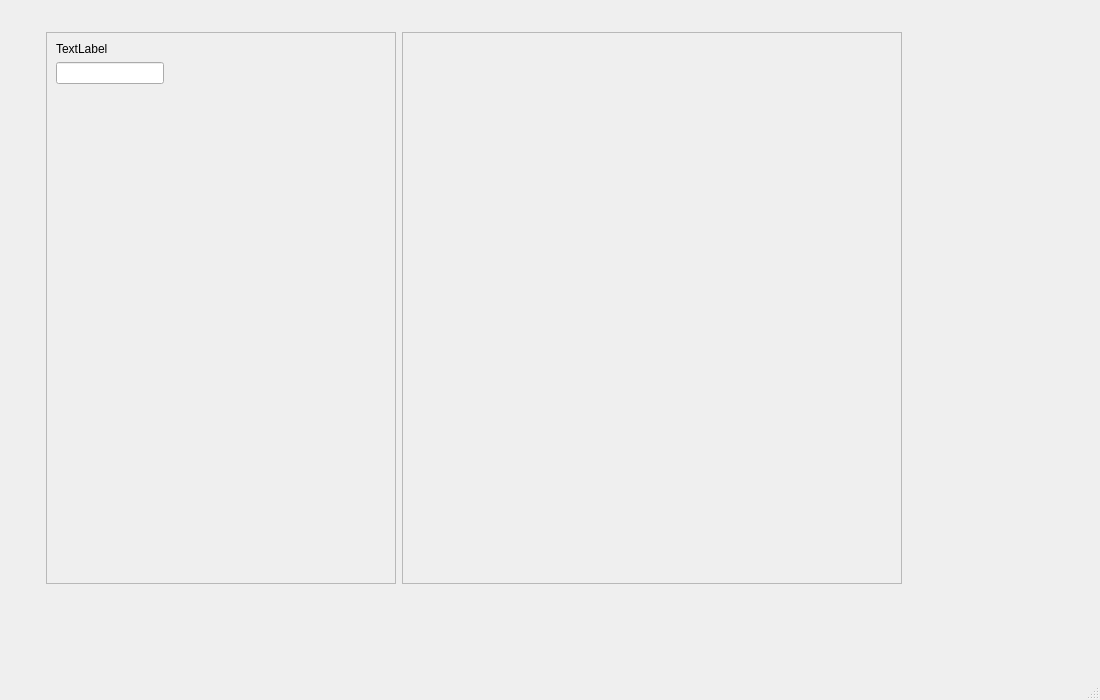
<?xml version="1.0" encoding="UTF-8"?>
<ui version="4.0">
 <class>MainWindow</class>
 <widget class="QMainWindow" name="MainWindow">
  <property name="geometry">
   <rect>
    <x>0</x>
    <y>0</y>
    <width>1100</width>
    <height>700</height>
   </rect>
  </property>
  <property name="windowTitle">
   <string>Barcode Generator</string>
  </property>
  <widget class="QWidget" name="centralwidget">
   <widget class="QWidget" name="">
    <property name="geometry">
     <rect>
      <x>46</x>
      <y>32</y>
      <width>856</width>
      <height>552</height>
     </rect>
    </property>
    <layout class="QHBoxLayout" name="horizontalLayout">
     <item>
      <widget class="QFrame" name="inputFrame">
       <property name="minimumSize">
        <size>
         <width>350</width>
         <height>550</height>
        </size>
       </property>
       <property name="frameShape">
        <enum>QFrame::Shape::StyledPanel</enum>
       </property>
       <property name="frameShadow">
        <enum>QFrame::Shadow::Raised</enum>
       </property>
       <property name="lineWidth">
        <number>1</number>
       </property>
       <layout class="QFormLayout" name="formLayout">
        <item row="0" column="0">
         <widget class="QLabel" name="Barcode_Data">
          <property name="text">
           <string>TextLabel</string>
          </property>
         </widget>
        </item>
        <item row="1" column="0">
         <widget class="QLineEdit" name="lineEdit"/>
        </item>
       </layout>
      </widget>
     </item>
     <item>
      <widget class="QFrame" name="previewFrame">
       <property name="minimumSize">
        <size>
         <width>500</width>
         <height>550</height>
        </size>
       </property>
       <property name="frameShape">
        <enum>QFrame::Shape::StyledPanel</enum>
       </property>
       <property name="frameShadow">
        <enum>QFrame::Shadow::Raised</enum>
       </property>
       <property name="lineWidth">
        <number>1</number>
       </property>
      </widget>
     </item>
    </layout>
   </widget>
  </widget>
  <widget class="QMenuBar" name="menubar">
   <property name="geometry">
    <rect>
     <x>0</x>
     <y>0</y>
     <width>1100</width>
     <height>18</height>
    </rect>
   </property>
  </widget>
  <widget class="QStatusBar" name="statusbar"/>
 </widget>
 <resources/>
 <connections/>
</ui>
